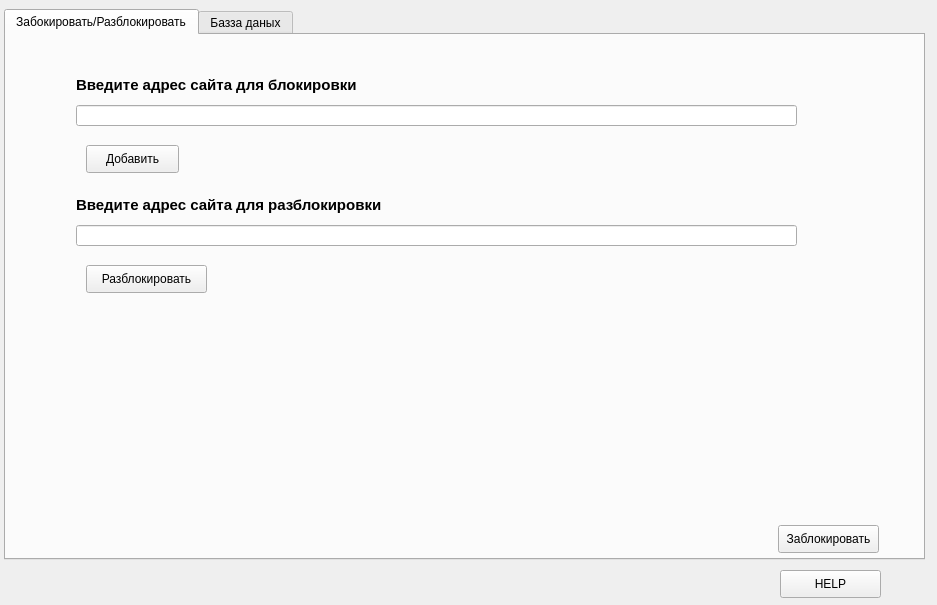
<?xml version="1.0" encoding="UTF-8"?>
<ui version="4.0">
 <class>Form</class>
 <widget class="QWidget" name="Form">
  <property name="geometry">
   <rect>
    <x>0</x>
    <y>0</y>
    <width>937</width>
    <height>605</height>
   </rect>
  </property>
  <property name="windowTitle">
   <string>Form</string>
  </property>
  <property name="styleSheet">
   <string notr="true"/>
  </property>
  <widget class="QTabWidget" name="tabWidget_2">
   <property name="geometry">
    <rect>
     <x>4</x>
     <y>9</y>
     <width>921</width>
     <height>551</height>
    </rect>
   </property>
   <property name="styleSheet">
    <string notr="true"/>
   </property>
   <property name="currentIndex">
    <number>0</number>
   </property>
   <widget class="QWidget" name="tab_4">
    <attribute name="title">
     <string>Забокировать/Разблокировать</string>
    </attribute>
    <widget class="QLabel" name="label">
     <property name="geometry">
      <rect>
       <x>70</x>
       <y>40</y>
       <width>361</width>
       <height>21</height>
      </rect>
     </property>
     <property name="toolTip">
      <string>&lt;html&gt;&lt;head/&gt;&lt;body&gt;&lt;p&gt;вввв&lt;/p&gt;&lt;/body&gt;&lt;/html&gt;</string>
     </property>
     <property name="text">
      <string>&lt;html&gt;&lt;head/&gt;&lt;body&gt;&lt;p&gt;&lt;span style=&quot; font-size:11pt; font-weight:600;&quot;&gt;Введите адрес сайта для блокировки&lt;/span&gt;&lt;/p&gt;&lt;/body&gt;&lt;/html&gt;</string>
     </property>
    </widget>
    <widget class="QLineEdit" name="lineEdit">
     <property name="geometry">
      <rect>
       <x>70</x>
       <y>70</y>
       <width>721</width>
       <height>21</height>
      </rect>
     </property>
    </widget>
    <widget class="QPushButton" name="pushButton_2">
     <property name="geometry">
      <rect>
       <x>80</x>
       <y>110</y>
       <width>93</width>
       <height>28</height>
      </rect>
     </property>
     <property name="styleSheet">
      <string notr="true">pushButton_2-&gt;setStyleSheet(&quot;.QFrame{background-color: red; border: 1px solid black; border-radius: 10px;}&quot;);</string>
     </property>
     <property name="text">
      <string>Добавить</string>
     </property>
    </widget>
    <widget class="QPushButton" name="pushButton_3">
     <property name="geometry">
      <rect>
       <x>772</x>
       <y>490</y>
       <width>101</width>
       <height>28</height>
      </rect>
     </property>
     <property name="text">
      <string>Заблокировать</string>
     </property>
    </widget>
    <widget class="QLabel" name="label_2">
     <property name="geometry">
      <rect>
       <x>70</x>
       <y>160</y>
       <width>411</width>
       <height>21</height>
      </rect>
     </property>
     <property name="toolTip">
      <string>&lt;html&gt;&lt;head/&gt;&lt;body&gt;&lt;p&gt;вввв&lt;/p&gt;&lt;/body&gt;&lt;/html&gt;</string>
     </property>
     <property name="text">
      <string>&lt;html&gt;&lt;head/&gt;&lt;body&gt;&lt;p&gt;&lt;span style=&quot; font-size:11pt; font-weight:600;&quot;&gt;Введите адрес сайта для разблокировки&lt;/span&gt;&lt;/p&gt;&lt;/body&gt;&lt;/html&gt;</string>
     </property>
    </widget>
    <widget class="QLineEdit" name="lineEdit_2">
     <property name="geometry">
      <rect>
       <x>70</x>
       <y>190</y>
       <width>721</width>
       <height>21</height>
      </rect>
     </property>
     <property name="styleSheet">
      <string notr="true">lineEdit_2-&gt;setStyleSheet(&quot;
     background-color: red;
     border-style: outset;
     border-width: 2px;
     border-radius: 10px;
     border-color: beige;
     font: bold 14px;
     min-width: 10em;
     padding: 6px;&quot;
 );</string>
     </property>
    </widget>
    <widget class="QPushButton" name="pushButton_4">
     <property name="geometry">
      <rect>
       <x>80</x>
       <y>230</y>
       <width>121</width>
       <height>28</height>
      </rect>
     </property>
     <property name="text">
      <string>Разблокировать</string>
     </property>
    </widget>
   </widget>
   <widget class="QWidget" name="tab_3">
    <attribute name="title">
     <string>Базза даных</string>
    </attribute>
    <widget class="QTableView" name="Zablock">
     <property name="geometry">
      <rect>
       <x>20</x>
       <y>50</y>
       <width>321</width>
       <height>451</height>
      </rect>
     </property>
    </widget>
    <widget class="QTableView" name="Unlock">
     <property name="geometry">
      <rect>
       <x>550</x>
       <y>50</y>
       <width>321</width>
       <height>451</height>
      </rect>
     </property>
    </widget>
    <widget class="QLabel" name="label_5">
     <property name="geometry">
      <rect>
       <x>70</x>
       <y>10</y>
       <width>241</width>
       <height>31</height>
      </rect>
     </property>
     <property name="text">
      <string>&lt;html&gt;&lt;head/&gt;&lt;body&gt;&lt;p&gt;&lt;span style=&quot; font-size:14pt;&quot;&gt;Заблокированные&lt;/span&gt;&lt;/p&gt;&lt;/body&gt;&lt;/html&gt;</string>
     </property>
    </widget>
    <widget class="QLabel" name="label_6">
     <property name="geometry">
      <rect>
       <x>610</x>
       <y>10</y>
       <width>241</width>
       <height>31</height>
      </rect>
     </property>
     <property name="text">
      <string>&lt;html&gt;&lt;head/&gt;&lt;body&gt;&lt;p&gt;&lt;span style=&quot; font-size:14pt;&quot;&gt;Разблокированные&lt;/span&gt;&lt;/p&gt;&lt;/body&gt;&lt;/html&gt;</string>
     </property>
    </widget>
    <widget class="QPushButton" name="pushButton_5">
     <property name="geometry">
      <rect>
       <x>400</x>
       <y>470</y>
       <width>93</width>
       <height>28</height>
      </rect>
     </property>
     <property name="text">
      <string>Обновить</string>
     </property>
    </widget>
   </widget>
  </widget>
  <widget class="QPushButton" name="pushButton">
   <property name="geometry">
    <rect>
     <x>780</x>
     <y>570</y>
     <width>101</width>
     <height>28</height>
    </rect>
   </property>
   <property name="text">
    <string>HELP</string>
   </property>
  </widget>
 </widget>
 <resources/>
 <connections/>
</ui>
